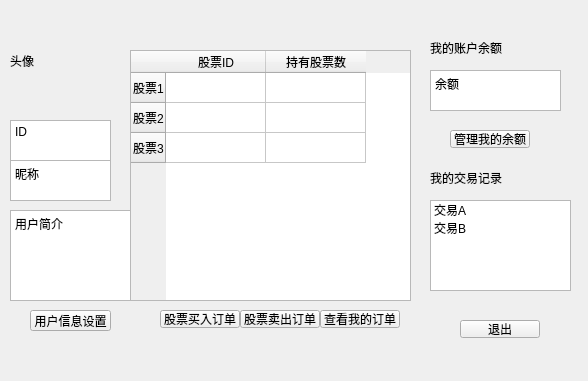
<?xml version="1.0" encoding="UTF-8"?>
<ui version="4.0">
 <class>zhanghu</class>
 <widget class="QWidget" name="zhanghu">
  <property name="geometry">
   <rect>
    <x>0</x>
    <y>0</y>
    <width>588</width>
    <height>381</height>
   </rect>
  </property>
  <property name="windowTitle">
   <string>账户</string>
  </property>
  <widget class="QLabel" name="label">
   <property name="geometry">
    <rect>
     <x>10</x>
     <y>10</y>
     <width>101</width>
     <height>101</height>
    </rect>
   </property>
   <property name="text">
    <string>头像</string>
   </property>
  </widget>
  <widget class="QTextBrowser" name="textBrowser">
   <property name="geometry">
    <rect>
     <x>10</x>
     <y>120</y>
     <width>101</width>
     <height>41</height>
    </rect>
   </property>
   <property name="html">
    <string>&lt;!DOCTYPE HTML PUBLIC &quot;-//W3C//DTD HTML 4.0//EN&quot; &quot;http://www.w3.org/TR/REC-html40/strict.dtd&quot;&gt;
&lt;html&gt;&lt;head&gt;&lt;meta name=&quot;qrichtext&quot; content=&quot;1&quot; /&gt;&lt;meta charset=&quot;utf-8&quot; /&gt;&lt;style type=&quot;text/css&quot;&gt;
p, li { white-space: pre-wrap; }
hr { height: 1px; border-width: 0; }
li.unchecked::marker { content: &quot;\2610&quot;; }
li.checked::marker { content: &quot;\2612&quot;; }
&lt;/style&gt;&lt;/head&gt;&lt;body style=&quot; font-family:'Microsoft YaHei UI'; font-size:9pt; font-weight:400; font-style:normal;&quot;&gt;
&lt;p style=&quot; margin-top:0px; margin-bottom:0px; margin-left:0px; margin-right:0px; -qt-block-indent:0; text-indent:0px;&quot;&gt;ID&lt;/p&gt;&lt;/body&gt;&lt;/html&gt;</string>
   </property>
  </widget>
  <widget class="QTextBrowser" name="textBrowser_2">
   <property name="geometry">
    <rect>
     <x>10</x>
     <y>160</y>
     <width>101</width>
     <height>41</height>
    </rect>
   </property>
   <property name="html">
    <string>&lt;!DOCTYPE HTML PUBLIC &quot;-//W3C//DTD HTML 4.0//EN&quot; &quot;http://www.w3.org/TR/REC-html40/strict.dtd&quot;&gt;
&lt;html&gt;&lt;head&gt;&lt;meta name=&quot;qrichtext&quot; content=&quot;1&quot; /&gt;&lt;meta charset=&quot;utf-8&quot; /&gt;&lt;style type=&quot;text/css&quot;&gt;
p, li { white-space: pre-wrap; }
hr { height: 1px; border-width: 0; }
li.unchecked::marker { content: &quot;\2610&quot;; }
li.checked::marker { content: &quot;\2612&quot;; }
&lt;/style&gt;&lt;/head&gt;&lt;body style=&quot; font-family:'Microsoft YaHei UI'; font-size:9pt; font-weight:400; font-style:normal;&quot;&gt;
&lt;p style=&quot; margin-top:0px; margin-bottom:0px; margin-left:0px; margin-right:0px; -qt-block-indent:0; text-indent:0px;&quot;&gt;昵称&lt;/p&gt;&lt;/body&gt;&lt;/html&gt;</string>
   </property>
  </widget>
  <widget class="QTextBrowser" name="textBrowser_3">
   <property name="geometry">
    <rect>
     <x>10</x>
     <y>210</y>
     <width>121</width>
     <height>91</height>
    </rect>
   </property>
   <property name="html">
    <string>&lt;!DOCTYPE HTML PUBLIC &quot;-//W3C//DTD HTML 4.0//EN&quot; &quot;http://www.w3.org/TR/REC-html40/strict.dtd&quot;&gt;
&lt;html&gt;&lt;head&gt;&lt;meta name=&quot;qrichtext&quot; content=&quot;1&quot; /&gt;&lt;meta charset=&quot;utf-8&quot; /&gt;&lt;style type=&quot;text/css&quot;&gt;
p, li { white-space: pre-wrap; }
hr { height: 1px; border-width: 0; }
li.unchecked::marker { content: &quot;\2610&quot;; }
li.checked::marker { content: &quot;\2612&quot;; }
&lt;/style&gt;&lt;/head&gt;&lt;body style=&quot; font-family:'Microsoft YaHei UI'; font-size:9pt; font-weight:400; font-style:normal;&quot;&gt;
&lt;p style=&quot; margin-top:0px; margin-bottom:0px; margin-left:0px; margin-right:0px; -qt-block-indent:0; text-indent:0px;&quot;&gt;用户简介&lt;/p&gt;&lt;/body&gt;&lt;/html&gt;</string>
   </property>
  </widget>
  <widget class="QPushButton" name="yonghuxinxishezhi">
   <property name="geometry">
    <rect>
     <x>30</x>
     <y>310</y>
     <width>81</width>
     <height>21</height>
    </rect>
   </property>
   <property name="text">
    <string>用户信息设置</string>
   </property>
  </widget>
  <widget class="QPushButton" name="buy">
   <property name="geometry">
    <rect>
     <x>160</x>
     <y>310</y>
     <width>80</width>
     <height>18</height>
    </rect>
   </property>
   <property name="text">
    <string>股票买入订单</string>
   </property>
  </widget>
  <widget class="QListWidget" name="listWidget">
   <property name="geometry">
    <rect>
     <x>430</x>
     <y>200</y>
     <width>141</width>
     <height>91</height>
    </rect>
   </property>
   <item>
    <property name="text">
     <string>交易A</string>
    </property>
   </item>
   <item>
    <property name="text">
     <string>交易B</string>
    </property>
   </item>
  </widget>
  <widget class="QPushButton" name="guanliwodeyue">
   <property name="geometry">
    <rect>
     <x>450</x>
     <y>130</y>
     <width>80</width>
     <height>18</height>
    </rect>
   </property>
   <property name="text">
    <string>管理我的余额</string>
   </property>
  </widget>
  <widget class="QPushButton" name="tuichu">
   <property name="geometry">
    <rect>
     <x>460</x>
     <y>320</y>
     <width>80</width>
     <height>18</height>
    </rect>
   </property>
   <property name="text">
    <string>退出</string>
   </property>
  </widget>
  <widget class="QTextBrowser" name="textBrowser_4">
   <property name="geometry">
    <rect>
     <x>430</x>
     <y>70</y>
     <width>131</width>
     <height>41</height>
    </rect>
   </property>
   <property name="html">
    <string>&lt;!DOCTYPE HTML PUBLIC &quot;-//W3C//DTD HTML 4.0//EN&quot; &quot;http://www.w3.org/TR/REC-html40/strict.dtd&quot;&gt;
&lt;html&gt;&lt;head&gt;&lt;meta name=&quot;qrichtext&quot; content=&quot;1&quot; /&gt;&lt;meta charset=&quot;utf-8&quot; /&gt;&lt;style type=&quot;text/css&quot;&gt;
p, li { white-space: pre-wrap; }
hr { height: 1px; border-width: 0; }
li.unchecked::marker { content: &quot;\2610&quot;; }
li.checked::marker { content: &quot;\2612&quot;; }
&lt;/style&gt;&lt;/head&gt;&lt;body style=&quot; font-family:'Microsoft YaHei UI'; font-size:9pt; font-weight:400; font-style:normal;&quot;&gt;
&lt;p style=&quot; margin-top:0px; margin-bottom:0px; margin-left:0px; margin-right:0px; -qt-block-indent:0; text-indent:0px;&quot;&gt;余额&lt;/p&gt;&lt;/body&gt;&lt;/html&gt;</string>
   </property>
  </widget>
  <widget class="QTableWidget" name="tableWidget">
   <property name="geometry">
    <rect>
     <x>130</x>
     <y>50</y>
     <width>281</width>
     <height>251</height>
    </rect>
   </property>
   <row>
    <property name="text">
     <string>股票1</string>
    </property>
   </row>
   <row>
    <property name="text">
     <string>股票2</string>
    </property>
   </row>
   <row>
    <property name="text">
     <string>股票3</string>
    </property>
   </row>
   <column>
    <property name="text">
     <string>股票ID</string>
    </property>
   </column>
   <column>
    <property name="text">
     <string>持有股票数</string>
    </property>
   </column>
   <item row="0" column="0">
    <property name="text">
     <string/>
    </property>
   </item>
  </widget>
  <widget class="QPushButton" name="sold">
   <property name="geometry">
    <rect>
     <x>240</x>
     <y>310</y>
     <width>80</width>
     <height>18</height>
    </rect>
   </property>
   <property name="text">
    <string>股票卖出订单</string>
   </property>
  </widget>
  <widget class="QPushButton" name="check_dingdan">
   <property name="geometry">
    <rect>
     <x>320</x>
     <y>310</y>
     <width>80</width>
     <height>18</height>
    </rect>
   </property>
   <property name="text">
    <string>查看我的订单</string>
   </property>
  </widget>
  <widget class="QLabel" name="label_2">
   <property name="geometry">
    <rect>
     <x>430</x>
     <y>40</y>
     <width>81</width>
     <height>16</height>
    </rect>
   </property>
   <property name="text">
    <string>我的账户余额</string>
   </property>
  </widget>
  <widget class="QLabel" name="label_3">
   <property name="geometry">
    <rect>
     <x>430</x>
     <y>170</y>
     <width>91</width>
     <height>16</height>
    </rect>
   </property>
   <property name="text">
    <string>我的交易记录</string>
   </property>
  </widget>
 </widget>
 <resources/>
 <connections/>
</ui>
